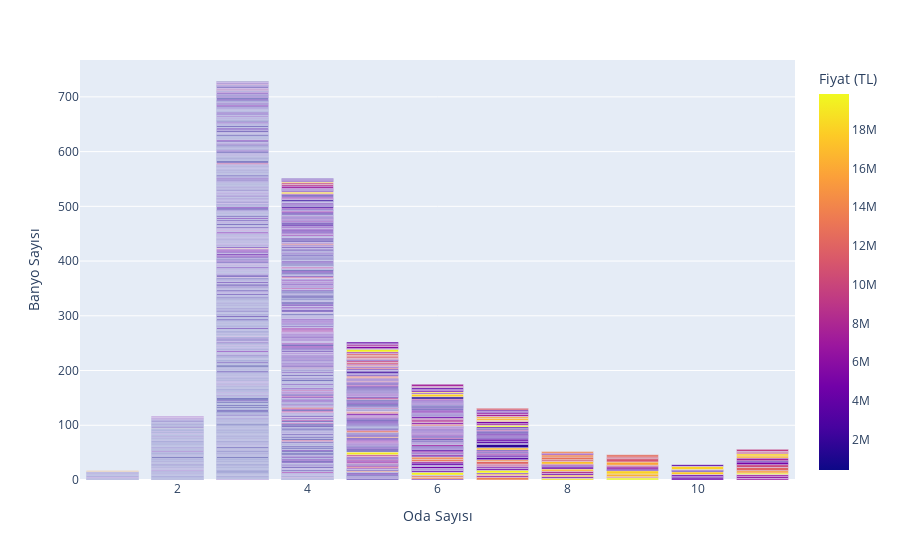

Notebook code cell kept with this figure:
### Code cell
import plotly.express as px
px.bar(model_df,y="Banyo Sayısı",x="Oda Sayısı",color="Fiyat (TL)")

### Figure 1 — Plotly figure (JSON) as saved in the notebook; plotly's stock layout.template omitted (floating-point values rounded to 4 significant figures; data arrays with more than 128 entries replaced by an {"elided": "..."} marker saying what was removed)
{"data": [{"alignmentgroup": "True", "hovertemplate": "Oda Sayısı=%{x}<br>Banyo Sayısı=%{y}<br>Fiyat (TL)=%{marker.color}<extra></extra>", "legendgroup": "", "marker": {"color": {"elided": "1412 int values"}, "coloraxis": "coloraxis", "pattern": {"shape": ""}}, "name": "", "offsetgroup": "", "orientation": "v", "showlegend": false, "textposition": "auto", "type": "bar", "x": {"elided": "1412 int values"}, "xaxis": "x", "y": {"elided": "1412 int values"}, "yaxis": "y"}], "layout": {"barmode": "relative", "coloraxis": {"colorbar": {"title": {"text": "Fiyat (TL)"}}, "colorscale": [[0, "#0d0887"], [0.1111, "#46039f"], [0.2222, "#7201a8"], [0.3333, "#9c179e"], [0.4444, "#bd3786"], [0.5556, "#d8576b"], [0.6667, "#ed7953"], [0.7778, "#fb9f3a"], [0.8889, "#fdca26"], [1, "#f0f921"]]}, "legend": {"tracegroupgap": 0}, "margin": {"t": 60}, "xaxis": {"anchor": "y", "domain": [0, 1], "title": {"text": "Oda Sayısı"}}, "yaxis": {"anchor": "x", "domain": [0, 1], "title": {"text": "Banyo Sayısı"}}}}
